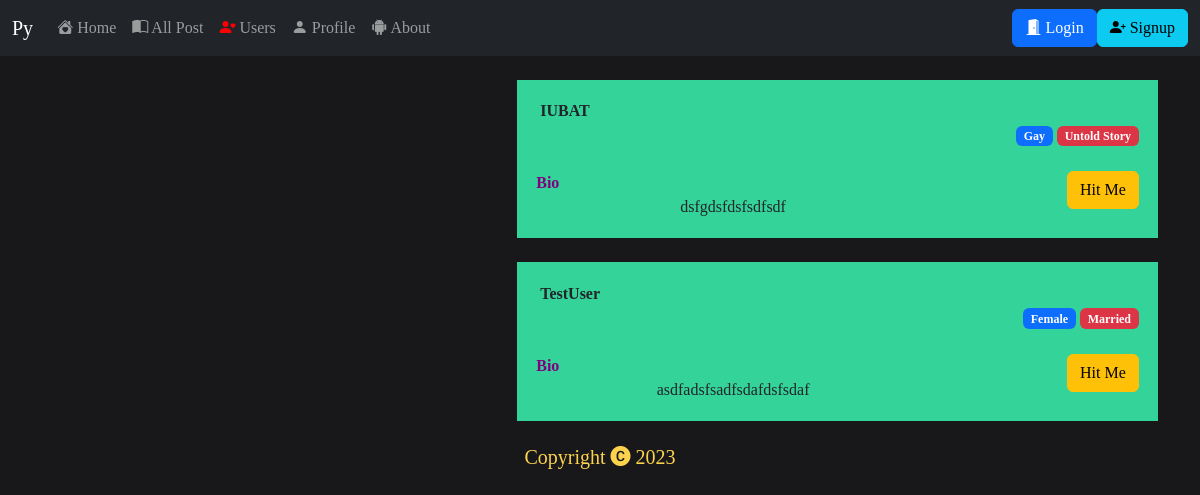
/users/, run on the app's committed database.
### kobita/models.py (models this page shows, shortened)
class ExtraInfo(models.Model):
    status = (
        ('Married','Married'),
        ('Single','Single'),
        ('Complicated',"Complicated"),
        ('Divorced','Divorced'),
        ('Separated','Separated'),
        ('Untold Story','Untold Story'),
        ('Break Up','Break Up')
    )
    Gender = (
        ('Gay',"Gay"),
        ('Lesbian','Lesbian'),
        ('Trans','Trans'),
        ('Undefined','Undefined'),
        ('Male','Male'),
        ('Female','Female')
    )
    user = models.ForeignKey(User,on_delete=models.CASCADE,name="user")
    bio = models.TextField(max_length=1000)
    mobile = models.IntegerField()
    relationship_status = models.CharField(max_length=50,choices=status)
    gender = models.CharField(max_length=50,choices=Gender)

### kishor/views.py (the view)
# urls.py: path("users/",Users,name="users"),
def Users(request):
    data = ExtraInfo.objects.all().order_by('-id')
    return render(request,"users.html",{'data':data})

### templates/users.html (shortened to what this page needs)
{% extends 'index.html' %}
{% load static %}
{% block body %}
<div class='row'>
    <div class="col-sm-5">
    </div>
    <div class="col-sm-7">
        {% for obj in data %}
        <div class="box">
                <div class="headers">
                    <strong>{{obj.user}}</strong><br/>
                    <div class="d-flex justify-content-end">
                        <div>
                            <span class="badge bg-primary">{{obj.gender}}</span>
                            <span class="badge bg-danger">{{obj.relationship_status}}</span>
                        </div>
                    </div>
                      <div class="bio">
                    <br/>
                    <div class="row">
                        <div class="col-sm-8">
                            <label for="bio" style="color:purple;font-weight:bold;">Bio</label>
                            <center id="bio">{{obj.bio}}</center>
                        </div>
                        <div class="col-sm-4">
                            <div class="d-flex justify-content-end">
                                <button class="btn btn-warning" id="button">Hit Me</button>
                            </div>
                        </div>
                    </div>
                </div>
                </div>
        </div>
        <br/>
        {% endfor %}
    </div>
</div>
{% endblock body %}

### templates/index.html (style rules this page uses)
* { margin: 0px; padding: 0px; }
body { background: #18181b; font-family: serif; user-select:none; }

### templates/users.html (style rules this page uses)
.headers { padding:3%; }
.box { background:#34d399; }

### data on the page
ExtraInfo: user "IUBAT", gender "Gay", relationship_status "Untold Story", bio "dsfgdsfdsfsdfsdf"
ExtraInfo: user "TestUser", gender "Female", relationship_status "Married", bio "asdfadsfsadfsdafdsfsdaf"
